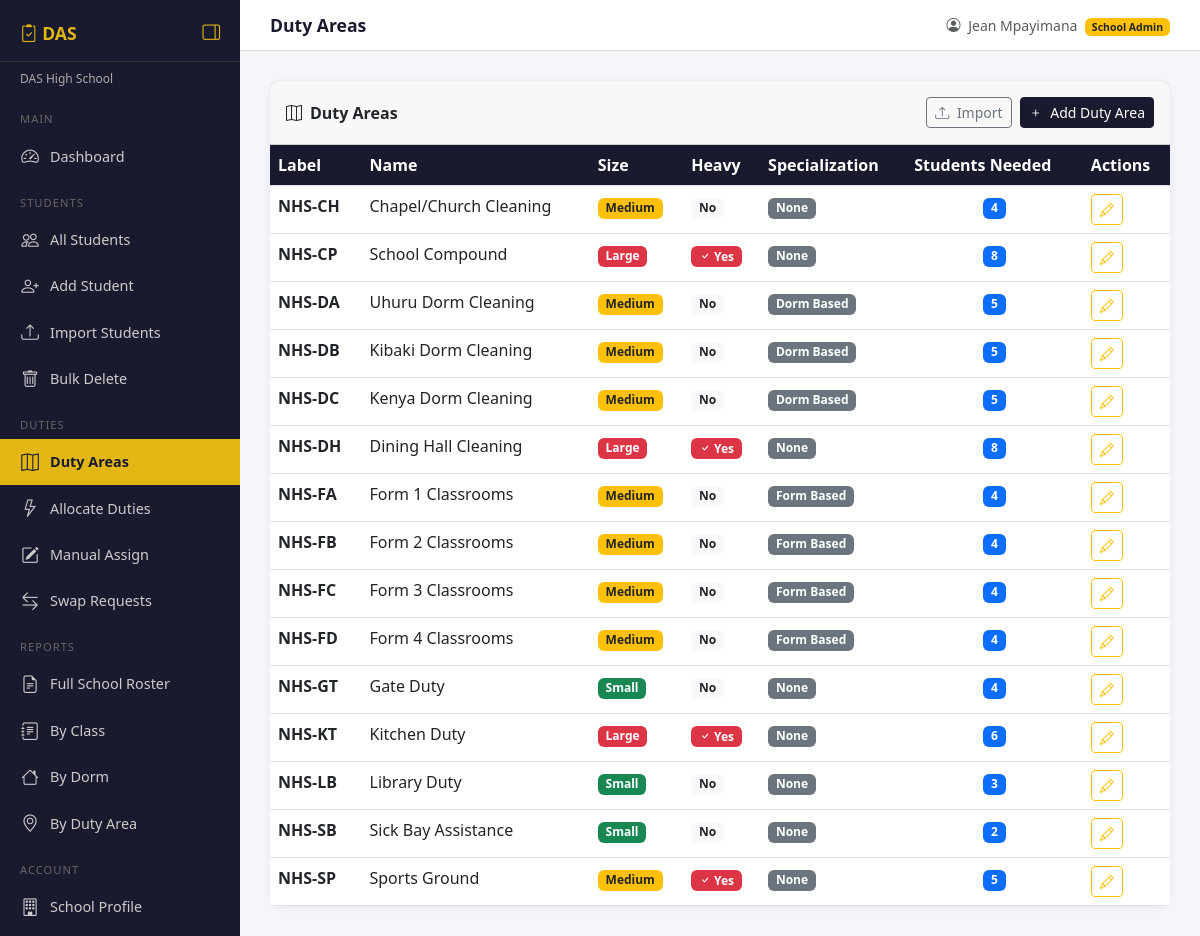
The app's page /duties/areas/ (signed in) with its own data.
### accounts/models.py (models this page shows, shortened)
class User(AbstractUser):
    ROLES = [
        ('superadmin', 'Super Admin'),
        ('admin', 'School Admin'),
        ('prefect', 'Prefect'),
    ]
    role = models.CharField(max_length=20, choices=ROLES, default='prefect')
    school = models.ForeignKey(
        'schools.School',
        on_delete=models.SET_NULL,
        null=True, blank=True,
        related_name='users'
    )
    def is_school_admin(self):
        return self.role in ['admin', 'superadmin']

### schools/models.py (models this page shows)
class School(models.Model):
    name        = models.CharField(max_length=200)
    code        = models.CharField(max_length=20, unique=True)
    address     = models.TextField(blank=True)
    logo        = models.ImageField(upload_to='school_logos/', blank=True, null=True)
    motto       = models.CharField(max_length=200, blank=True)
    email = models.EmailField(unique=True, blank=True, default='')
    phone       = models.CharField(max_length=20, blank=True)
    is_active   = models.BooleanField(default=True)
    registered_at = models.DateTimeField(auto_now_add=True)
    def __str__(self):
        return self.name

### duties/models.py (models this page shows, shortened)
class DutyArea(models.Model):
    SIZE_CHOICES = [
        ('small',  'Small'),
        ('medium', 'Medium'),
        ('large',  'Large'),
    ]
    SPECIALIZATION_CHOICES = [
        ('none',     'None'),
        ('class',    'Class Based'),
        ('dorm',     'Dorm Based'),
        ('form',     'Form Based'),
        ('subject',  'Subject Based'),
    ]
    school          = models.ForeignKey(School, on_delete=models.CASCADE, related_name='duty_areas')
    name            = models.CharField(max_length=100)   # e.g. "Block A Corridor"
    label           = models.CharField(max_length=50)    # e.g. "A1", "D3"
    description     = models.TextField(blank=True)
    area_size       = models.CharField(max_length=10, choices=SIZE_CHOICES, default='medium')
    is_heavy        = models.BooleanField(default=False)
    tools_required  = models.TextField(blank=True)       # e.g. "mop, bucket, broom"
    specialization  = models.CharField(max_length=20, choices=SPECIALIZATION_CHOICES, default='none')
    specific_class  = models.ForeignKey(Class, on_delete=models.SET_NULL, null=True, blank=True, related_name='+')
    specific_dorm   = models.ForeignKey(Dorm,  on_delete=models.SET_NULL, null=True, blank=True, related_name='+')
    specific_form   = models.ForeignKey(Form,  on_delete=models.SET_NULL, null=True, blank=True, related_name='+')
    specific_subject = models.CharField(max_length=100, blank=True)
    students_required = models.PositiveIntegerField(default=1)
    is_active = models.BooleanField(default=True)
    class Meta:
        unique_together = ('school', 'label')
        ordering = ['label']

### duties/views.py (the view)
# urls.py: path('areas/',              views.duty_area_list,   name='duty_area_list'),
@login_required
def duty_area_list(request):
    school = get_school(request)
    areas  = DutyArea.objects.filter(school=school, is_active=True)
    return render(request, 'duties/area_list.html', {'areas': areas})

### duties/views.py (called while the page is built)
def get_school(request):
    return request.user.school

### templates/duties/area_list.html (shortened to what this page needs)
{% extends 'base.html' %}
{% block page_title %}Duty Areas{% endblock %}
{% block content %}
<div class="card">
  <div class="card-header d-flex justify-content-between align-items-center py-3">
  <span class="fw-bold">
    <i class="bi bi-map me-2"></i>Duty Areas
  </span>
  <div class="d-flex gap-2">
    <a href="{% url 'duty_area_import' %}" class="btn btn-outline-secondary btn-sm">
      <i class="bi bi-upload me-1"></i> Import
    </a>
    <a href="{% url 'duty_area_create' %}" class="btn btn-primary btn-sm">
      <i class="bi bi-plus me-1"></i> Add Duty Area
    </a>
  </div>
</div>
  <div class="card-body p-0">
    <table class="table table-hover mb-0">
      <thead>
        <tr>
          <th>Label</th>
          <th>Name</th>
          <th>Size</th>
          <th>Heavy</th>
          <th>Specialization</th>
          <th>Students Needed</th>
          <th>Actions</th>
        </tr>
      </thead>
      <tbody>
        {% for area in areas %}
        <tr>
          <td><strong>{{ area.label }}</strong></td>
          <td>{{ area.name }}</td>
          <td>
            {% if area.area_size == 'large' %}
              <span class="badge bg-danger">Large</span>
            {% elif area.area_size == 'medium' %}
              <span class="badge bg-warning text-dark">Medium</span>
            {% else %}
              <span class="badge bg-success">Small</span>
            {% endif %}
          </td>
          <td>
            {% if area.is_heavy %}
              <span class="badge bg-danger"><i class="bi bi-check"></i> Yes</span>
            {% else %}
              <span class="badge bg-light text-dark">No</span>
            {% endif %}
          </td>
          <td>
            <span class="badge bg-secondary">
              {{ area.get_specialization_display }}
            </span>
          </td>
          <td class="text-center">
            <span class="badge bg-primary">{{ area.students_required }}</span>
          </td>
          <td>
            <a href="{% url 'duty_area_update' area.pk %}"
               class="btn btn-sm btn-outline-warning">
              <i class="bi bi-pencil"></i>
            </a>
          </td>
        </tr>
        {% endfor %}
      </tbody>
    </table>
  </div>
</div>
{% endblock %}

### templates/base.html (shortened to what this page needs)
<!DOCTYPE html>
<html lang="en">
<head>
  <link href="https://cdn.jsdelivr.net/npm/bootstrap@5.3.0/dist/css/bootstrap.min.css" rel="stylesheet">
  <link href="https://cdn.jsdelivr.net/npm/bootstrap-icons@1.10.5/font/bootstrap-icons.css" rel="stylesheet">
</head>
<body>
<div class="sidebar" id="sidebar">
  <div class="brand">
    <span class="brand-text">
      <i class="bi bi-clipboard2-check"></i> DAS
    </span>
    <button class="toggle-btn" id="toggleBtn" title="Toggle Sidebar">
      <i class="bi bi-layout-sidebar-reverse" id="toggleIcon"></i>
    </button>
  </div>
  <div class="school-name">{{ request.user.school }}</div>
  <div class="nav-section">Main</div>
  <a href="{% url 'dashboard' %}"
     data-title="Dashboard"
     class="{% if request.resolver_match.url_name == 'dashboard' %}active{% endif %}">
    <i class="bi bi-speedometer2"></i>
    <span class="nav-label">Dashboard</span>
  </a>
  <div class="nav-section">Students</div>
  <a href="{% url 'student_list' %}"
     data-title="All Students"
     class="{% if request.resolver_match.url_name == 'student_list' %}active{% endif %}">
    <i class="bi bi-people"></i>
    <span class="nav-label">All Students</span>
  </a>
  <a href="{% url 'student_create' %}"
     data-title="Add Student"
     class="{% if request.resolver_match.url_name == 'student_create' %}active{% endif %}">
    <i class="bi bi-person-plus"></i>
    <span class="nav-label">Add Student</span>
  </a>
  <a href="{% url 'student_import' %}"
     data-title="Import Students"
     class="{% if request.resolver_match.url_name == 'student_import' %}active{% endif %}">
    <i class="bi bi-upload"></i>
    <span class="nav-label">Import Students</span>
  </a>
  <a href="{% url 'student_bulk_delete' %}"
     data-title="Bulk Delete"
     class="{% if request.resolver_match.url_name == 'student_bulk_delete' %}active{% endif %}">
    <i class="bi bi-trash"></i>
    <span class="nav-label">Bulk Delete</span>
  </a>
  <div class="nav-section">Duties</div>
  <a href="{% url 'duty_area_list' %}"
     data-title="Duty Areas"
     class="{% if request.resolver_match.url_name == 'duty_area_list' %}active{% endif %}">
    <i class="bi bi-map"></i>
    <span class="nav-label">Duty Areas</span>
  </a>
  <a href="{% url 'allocate' %}"
     data-title="Allocate Duties"
     class="{% if request.resolver_match.url_name == 'allocate' %}active{% endif %}">
    <i class="bi bi-lightning"></i>
    <span class="nav-label">Allocate Duties</span>
  </a>
  <a href="{% url 'manual_assign' %}"
     data-title="Manual Assign"
     class="{% if request.resolver_match.url_name == 'manual_assign' %}active{% endif %}">
    <i class="bi bi-pencil-square"></i>
    <span class="nav-label">Manual Assign</span>
  </a>
  <a href="{% url 'swap_list' %}"
     data-title="Swap Requests"
     class="{% if request.resolver_match.url_name == 'swap_list' %}active{% endif %}">
    <i class="bi bi-arrow-left-right"></i>
    <span class="nav-label">Swap Requests</span>
  </a>
  <div class="nav-section">Reports</div>
  <a href="{% url 'report_full_school' %}"
     data-title="Full School Roster"
     class="{% if request.resolver_match.url_name == 'report_full_school' %}active{% endif %}">
    <i class="bi bi-file-earmark-text"></i>
    <span class="nav-label">Full School Roster</span>
  </a>
  <a href="{% url 'report_by_class' %}"
     data-title="By Class"
     class="{% if request.resolver_match.url_name == 'report_by_class' %}active{% endif %}">
    <i class="bi bi-journal-text"></i>
    <span class="nav-label">By Class</span>
  </a>
  <a href="{% url 'report_by_dorm' %}"
     data-title="By Dorm"
     class="{% if request.resolver_match.url_name == 'report_by_dorm' %}active{% endif %}">
    <i class="bi bi-house"></i>
    <span class="nav-label">By Dorm</span>
  </a>
  <a href="{% url 'report_by_area' %}"
     data-title="By Duty Area"
     class="{% if request.resolver_match.url_name == 'report_by_area' %}active{% endif %}">
    <i class="bi bi-geo-alt"></i>
    <span class="nav-label">By Duty Area</span>
  </a>
  <div class="nav-section">Account</div>
  <a href="{% url 'school_profile' %}"
     data-title="School Profile"
     class="{% if request.resolver_match.url_name == 'school_profile' %}active{% endif %}">
    <i class="bi bi-building"></i>
    <span class="nav-label">School Profile</span>
  </a>
  <a href="{% url 'term_list' %}"
     data-title="Terms"
     class="{% if 'term' in request.resolver_match.url_name %}active{% endif %}">
  </a>
  </div>
<div class="main-content" id="mainContent">
  <div class="topbar">
    <span class="page-title">{% block page_title %}Dashboard{% endblock %}</span>
    <span class="text-muted small">
      <i class="bi bi-person-circle me-1"></i>
      {{ request.user.get_full_name|default:request.user.username }}
      <span class="badge bg-warning text-dark ms-1">
        {{ request.user.get_role_display }}
      </span>
    </span>
  </div>
  <div class="content-area">
    {% block content %}{% endblock %}
  </div>
</div>
</body>
</html>

### templates/base.html (style rules this page uses)
body { background: #f4f6f9; font-family: 'Segoe UI', sans-serif; }
.sidebar { min-height: 100vh; background: #1a1a2e; color: white; width: 240px; position: fixed; top: 0; left: 0; bottom: 0; padding-top: 20px; z-index: 100; overflow-y: scroll; overflow-x: hidden; transition: width 0.25s ease; }
.sidebar .brand { font-size: 1.1rem; font-weight: 700; color: #e2b714; padding: 0 20px 15px; border-bottom: 1px solid #333; display: flex; align-items: center; justify-content: space-between; white-space: nowrap; }
.brand-text { transition: opacity 0.2s ease; }
.toggle-btn { background: none; border: none; color: #e2b714; cursor: pointer; font-size: 1.1rem; padding: 0; line-height: 1; flex-shrink: 0; }
.sidebar .school-name { font-size: 0.75rem; color: #aaa; padding: 8px 20px; white-space: nowrap; overflow: hidden; text-overflow: ellipsis; transition: opacity 0.2s; }
.sidebar .nav-section { font-size: 0.7rem; color: #666; padding: 15px 20px 5px; text-transform: uppercase; letter-spacing: 1px; white-space: nowrap; transition: opacity 0.2s; }
.sidebar a { display: flex; align-items: center; color: #ccc; text-decoration: none; padding: 10px 20px; font-size: 0.9rem; transition: background 0.2s, color 0.2s; white-space: nowrap; }
.sidebar a.active { background: #e2b714; color: #1a1a2e; font-weight: 700; }
.sidebar a i { font-size: 1.1rem; flex-shrink: 0; width: 20px; text-align: center; }
.nav-label { margin-left: 10px; transition: opacity 0.2s; }
.main-content { margin-left: 240px; padding: 0; transition: margin-left 0.25s ease; }
.topbar { background: white; border-bottom: 1px solid #e0e0e0; padding: 12px 30px; display: flex; justify-content: space-between; align-items: center; position: sticky; top: 0; z-index: 99; }
.topbar .page-title { font-weight: 600; font-size: 1.1rem; color: #1a1a2e; }
.content-area { padding: 30px; }
.card { border: none; border-radius: 10px; box-shadow: 0 2px 8px rgba(0,0,0,0.06); }
.btn-primary { background: #1a1a2e; border-color: #1a1a2e; }
.table th { background: #1a1a2e; color: white; }

### records on screen
User: user.school "DAS High School", user.get_full_name "Jean Mpayimana", user.role "School Admin"
DutyArea: label "NHS-CH", name "Chapel/Church Cleaning", area_size "Medium", is_heavy "No", specialization "None", students_required "4"
DutyArea: label "NHS-CP", name "School Compound", area_size "Large", is_heavy True (drawn), specialization "None", students_required "8"
DutyArea: label "NHS-DA", name "Uhuru Dorm Cleaning", area_size "Medium", is_heavy "No", specialization "Dorm Based", students_required "5"
DutyArea: label "NHS-DB", name "Kibaki Dorm Cleaning", area_size "Medium", is_heavy "No", specialization "Dorm Based", students_required "5"
DutyArea: label "NHS-DC", name "Kenya Dorm Cleaning", area_size "Medium", is_heavy "No", specialization "Dorm Based", students_required "5"
DutyArea: label "NHS-DH", name "Dining Hall Cleaning", area_size "Large", is_heavy True (drawn), specialization "None", students_required "8"
DutyArea: label "NHS-FA", name "Form 1 Classrooms", area_size "Medium", is_heavy "No", specialization "Form Based", students_required "4"
DutyArea: label "NHS-FB", name "Form 2 Classrooms", area_size "Medium", is_heavy "No", specialization "Form Based", students_required "4"
DutyArea: label "NHS-FC", name "Form 3 Classrooms", area_size "Medium", is_heavy "No", specialization "Form Based", students_required "4"
DutyArea: label "NHS-FD", name "Form 4 Classrooms", area_size "Medium", is_heavy "No", specialization "Form Based", students_required "4"
DutyArea: label "NHS-GT", name "Gate Duty", area_size "Small", is_heavy "No", specialization "None", students_required "4"
DutyArea: label "NHS-KT", name "Kitchen Duty", area_size "Large", is_heavy True (drawn), specialization "None", students_required "6"
DutyArea: label "NHS-LB", name "Library Duty", area_size "Small", is_heavy "No", specialization "None", students_required "3"
DutyArea: label "NHS-SB", name "Sick Bay Assistance", area_size "Small", is_heavy "No", specialization "None", students_required "2"
DutyArea: label "NHS-SP", name "Sports Ground", area_size "Medium", is_heavy True (drawn), specialization "None", students_required "5"
